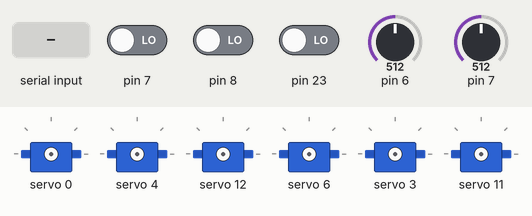
The sketch below on a simulated Arduino Uno, built with avr-gcc and run on an emulated ATmega328P. On the bench: 6 × servo. Inputs (shaded band) come from the test bench; at power-on: pin 6 = 512, pin 7 LOW, pin 7 = 512, pin 8 LOW, pin 23 LOW. What the sketch prints to the serial monitor is not drawn.

Above: at 1.2 s.
1.3 s: "P90\n" received over Serial
3.8 s: " " received over Serial
6.4 s: "90 45\n" received over Serial
8.9 s: "S90\n" received over Serial
11.4 s: "P 45\n" received over Serial
13.9 s: "P" received over Serial
At 15.3 s:
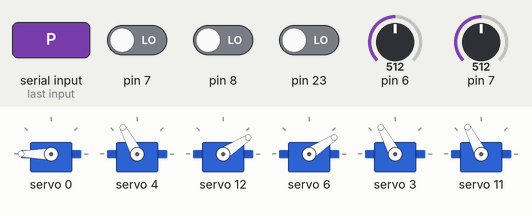
Timing chart, 0 to 16.9 s (numbered marks = the images above; inputs shaded):
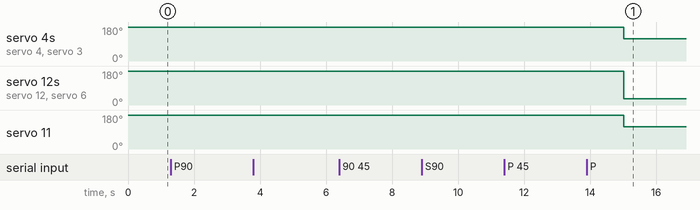

The sketch:

master.ino
```cpp
// Master board, handles input and output, delegates control of overflow fingers to slave board.

/*

BOARD INFO || INTERFACE INFORMATION

SERIAL PORT: COM?

*/

// includes
#include<Servo.h>
#include<Wire.h>
#include "HCPCA9685.h"


// defines
#define INPUT_SIZE 30
#define DEFAULT_BAUD 9600
#define SERVO_FREQ 50
#define  I2CAdd 0x40

HCPCA9685 HCPCA9685(I2CAdd);

// structs
struct FingerServo {
  int pos;
  int servo;
} thumb1, thumb2, thumb3,
  index1, index2, index3,
  middle1, middle2, middle3,
  ring1, ring2, ring3,
  pinky1, pinky2, pinky3;

struct SlaveCommand {
  String action;
  int address;

};

void updateServos() {
  if(thumb1.servo !="" && thumb2.servo !="" && thumb3.servo !="")
  {
    HCPCA9685.Servo(thumb1.servo, thumb1.pos); HCPCA9685.Servo(thumb2.servo, thumb2.pos); HCPCA9685.Servo(thumb3.servo, thumb3.pos);
  }
  if(index1.servo !="" && index2.servo !="" && index3.servo !="") {
    HCPCA9685.Servo(index1.servo, index1.pos); HCPCA9685.Servo(index2.servo, index2.pos); HCPCA9685.Servo(index3.servo, index3.pos);
  }
  if(middle1.servo !="" && middle2.servo !="" && middle3.servo !="") {
    HCPCA9685.Servo(middle1.servo, middle1.pos); HCPCA9685.Servo(middle2.servo, middle2.pos); HCPCA9685.Servo(middle3.servo, middle3.pos);
  }
  if(ring1.servo !="" && ring2.servo !="" && ring3.servo !="") {
    HCPCA9685.Servo(ring1.servo, ring1.pos); HCPCA9685.Servo(ring2.servo, ring2.pos); HCPCA9685.Servo(ring3.servo, ring3.pos);
  }
  if(pinky1.servo !="" && pinky2.servo !="" && pinky3.servo !="") {
    HCPCA9685.Servo(pinky1.servo, pinky1.pos); HCPCA9685.Servo(pinky2.servo, pinky2.pos); HCPCA9685.Servo(pinky3.servo, pinky3.pos);
  }
}

void setup() {
  Serial.begin(DEFAULT_BAUD);
  HCPCA9685.Init(SERVO_MODE);
  HCPCA9685.Sleep(false);
}

void loop() {
  if(Serial.available()) {
    String strData = Serial.readString();
    char dataType = strData.charAt(0);
    char data[strData.length()+1];
    strcpy(data, strData.c_str());
    int values[strData.length()-1];

    int lastIndex = 2;
    for(int x = 2; x < strData.length()-2; x++) {
      if (data[x] == " ") {
        char currentVal[x - lastIndex];
        for(int y = lastIndex; y < x; y++) {
          currentVal[y - lastIndex] = data[y];
        }
        values[x-2] = atoi(currentVal);
        lastIndex = x+1;
      }
    }

    Serial.print(dataType);
    //Serial.print(values[0]);
    //Serial.print(values);

    switch(dataType) {
      case 'P':
      // SET FINGER POSITION
      thumb1.pos = values[0]; thumb2.pos = values[0]; thumb3.pos = values[0];
      index1.pos = values[1]; index2.pos = values[1]; index3.pos = values[1];
      middle1.pos = values[2]; middle2.pos = values[2]; middle3.pos = values[2];
      ring1.pos = values[3]; ring2.pos = values[3]; ring3.pos = values[3];
      pinky1.pos = values[4]; pinky2.pos = values[4]; pinky3.pos = values[4];

      updateServos();
      break;
      case 'S':
      // SET SERVO PINS
      thumb1.servo=values[0]; thumb2.servo=values[1]; thumb3.servo=values[2];
      index1.servo=values[3]; index2.servo=values[4]; index3.servo=values[5];
      middle1.servo=values[6]; middle2.servo=values[7]; middle3.servo=values[8];
      ring1.servo=values[9]; ring2.servo=values[10]; ring3.servo=values[11];
      pinky1.servo=values[12]; pinky2.servo=values[13]; pinky3.servo=values[14];
      break;
    }
  }


  /*Serial.print(thumb1.pos); Serial.print(":"); Serial.print(thumb2.pos); Serial.print(":"); Serial.print(thumb3.pos); Serial.print(" ");
  Serial.print(index1.pos); Serial.print(":"); Serial.print(index2.pos); Serial.print(":"); Serial.print(index3.pos); Serial.print(" ");
  Serial.print(middle1.pos); Serial.print(":"); Serial.print(middle2.pos); Serial.print(":"); Serial.print(middle3.pos); Serial.print(" ");
  Serial.print(ring1.pos); Serial.print(":"); Serial.print(ring2.pos); Serial.print(":"); Serial.print(ring3.pos); Serial.print(" ");
  Serial.print(pinky1.pos); Serial.print(":"); Serial.print(pinky2.pos); Serial.print(":"); Serial.print(pinky3.pos); Serial.print(" \n");*/
}
```

Measured:
- after the input at 3.8 s, every drawn part: stays the same
- after the input at 6.4 s, every drawn part: stays the same
- after the input at 8.9 s, every drawn part: stays the same
- after the input at 13.9 s, servo 4, servo 3: 180° → 118° after 1.1 s; servo 12, servo 6: 180° → 33° after 1.1 s; servo 11: 180° → 117° after 1.1 s
